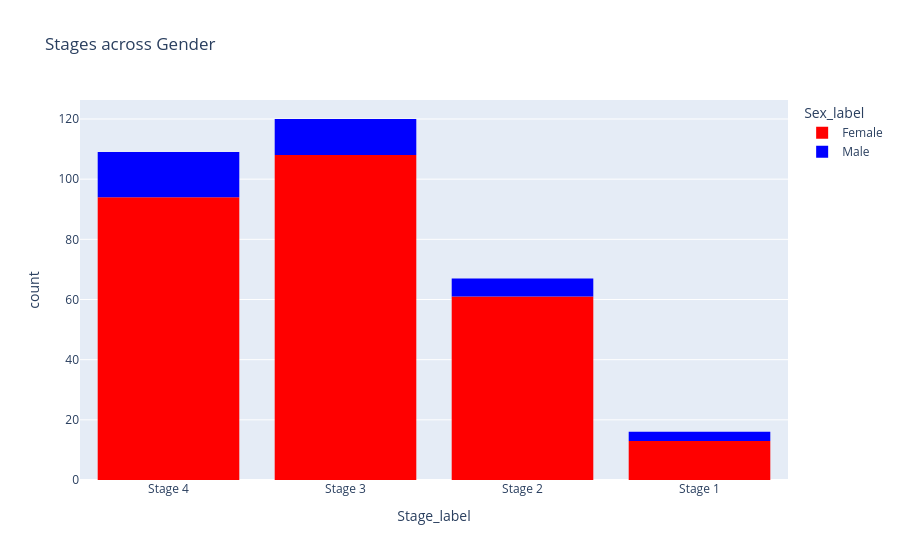

This figure's notebook cell:
### Markdown cell above
### 2.3 Stage Distribution by Gender

The histogram shows the count of patients across each cirrhosis stage, broken down by sex. This reveals whether male and female patients are represented proportionally across all four stages, or whether one sex is disproportionately concentrated in more advanced stages. An uneven distribution could suggest gender plays a role in disease progression or diagnosis timing, and would justify including Sex as a feature in downstream modelling

### Code cell
df_plot = df.copy()
df_plot['Sex_label'] = df_plot['Sex'].map({0: 'Male', 1: 'Female'})
df_plot['Stage_label'] = 'Stage ' + df_plot['Stage'].astype(str)

px.histogram(df_plot, x="Stage_label", color="Sex_label",
             title="Stages across Gender",
             color_discrete_sequence=['red', 'blue'])

### Figure 1 — Plotly figure (JSON) as saved in the notebook; plotly's stock layout.template omitted (floating-point values rounded to 4 significant figures; data arrays with more than 128 entries replaced by an {"elided": "..."} marker saying what was removed)
{"data": [{"alignmentgroup": "True", "bingroup": "x", "hovertemplate": "Sex_label=Female<br>Stage_label=%{x}<br>count=%{y}<extra></extra>", "legendgroup": "Female", "marker": {"color": "red", "pattern": {"shape": ""}}, "name": "Female", "offsetgroup": "Female", "orientation": "v", "showlegend": true, "type": "histogram", "x": {"elided": "276 str values"}, "xaxis": "x", "yaxis": "y"}, {"alignmentgroup": "True", "bingroup": "x", "hovertemplate": "Sex_label=Male<br>Stage_label=%{x}<br>count=%{y}<extra></extra>", "legendgroup": "Male", "marker": {"color": "blue", "pattern": {"shape": ""}}, "name": "Male", "offsetgroup": "Male", "orientation": "v", "showlegend": true, "type": "histogram", "x": ["Stage 4", "Stage 4", "Stage 4", "Stage 2", "Stage 3", "Stage 1", "Stage 3", "Stage 1", "Stage 1", "Stage 3", "Stage 4", "Stage 2", "Stage 3", "Stage 2", "Stage 4", "Stage 3", "Stage 3", "Stage 4", "Stage 4", "Stage 4", "Stage 3", "Stage 4", "Stage 3", "Stage 3", "Stage 3", "Stage 4", "Stage 4", "Stage 2", "Stage 2", "Stage 4", "Stage 4", "Stage 2", "Stage 3", "Stage 4", "Stage 3", "Stage 4"], "xaxis": "x", "yaxis": "y"}], "layout": {"barmode": "relative", "legend": {"title": {"text": "Sex_label"}, "tracegroupgap": 0}, "title": {"text": "Stages across Gender"}, "xaxis": {"anchor": "y", "domain": [0, 1], "title": {"text": "Stage_label"}}, "yaxis": {"anchor": "x", "domain": [0, 1], "title": {"text": "count"}}}}
